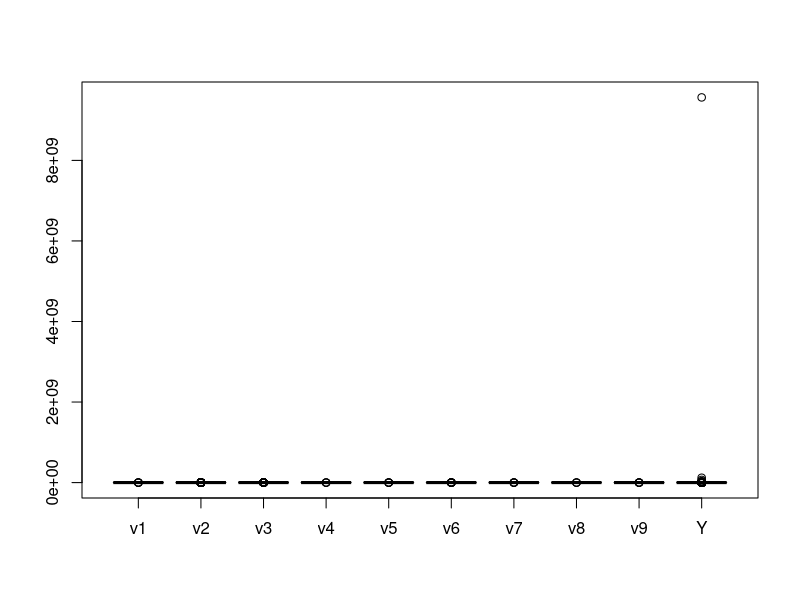

Write R code to recreate this figure.
# Calling Libraries (and installed the rest)
library(caret)

# Importing the Training and Testing data
training_data <- read.csv(file = 'train_ch.csv')
testing_data <- read.csv(file = 'test_ch.csv')

# Removing the 'X' column from Training and Testing data (the index column)
training_data <- training_data[-1]
testing_data <- testing_data[-1]

# # Graphical Observation
# plot(training_data, main="Training Data")
# plot(testing_data, main="Testing Data")

# Deleting the outliners to improve result, before we had to realize in which column we find the outliners
boxplot(training_data)$out
outliers <- boxplot(training_data$Y, plot=FALSE)$out
training_data_wo <- training_data[-which(training_data$Y %in% outliers),]

# Building our own `normalize()` function
normalize <- function(x) {
  num <- x - min(x)
  denom <- max(x) - min(x)
  return (num/denom)
}

# Normalizing the dataset
data_norm_train <- as.data.frame(lapply(training_data_wo[1:9], normalize))
data_norm_test <- as.data.frame(lapply(testing_data, normalize))

# Getting the Target Labels back in the normalized dataset
data_norm_train$Y <- training_data_wo[,10]

# # Checking the observational independence (correlation between variates)
# cor(data_norm_train$v1, data_norm_train$v2)
# cor(data_norm_train$v2, data_norm_train$v3)
# cor(data_norm_train$v3, data_norm_train$v4)
# cor(data_norm_train$v4, data_norm_train$v5)
# cor(data_norm_train$v5, data_norm_train$v6)
# cor(data_norm_train$v6, data_norm_train$v7)
# cor(data_norm_train$v7, data_norm_train$v8)
# cor(data_norm_train$v8, data_norm_train$v9)
# cor(data_norm_train$v9, data_norm_train$v1)

# Plotting the normalized dataset
# boxplot(data_norm_train, main="Preprocessed Training Data")
# boxplot(data_norm_test)

# Linear Regression
fit <- lm(formula = Y ~ v1*v2*v3*v4*v5*v6*v7*v8*v9, data = data_norm_train)
summary(fit)

# # Checking for Homoscedasticity
# par(mfrow=c(2,2))
# plot(fit)
# par(mfrow=c(1,1))

# Predictions of the fitted Linear Regression model
lmPredict <- predict(fit, newdata = data_norm_train)
lm_pred <- predict(fit, newdata = data_norm_test)

# RMSE for Linear Regression
RMSE(lmPredict, data_norm_train$Y)

# # kNN
# k-Fold Cross Validation
set.seed(500)
ctrl <- trainControl(method="repeatedcv", number = 10, repeats = 10)
knnFit <- train(Y ~ v1+v2+v3, data = data_norm_train, method = "knn", trControl = ctrl)

# # Selecting the best combination of model
# ctrl <- trainControl(method = "cv", number = 10)
# step_model <- train(Y ~., data = data_norm_train, method = "leapForward", trControl = ctrl)
# step_model$results
# step_model$bestTune
# summary(step_model$finalModel)

# Predictions of the fitted kNN model
knnPredict <- predict(knnFit, newdata = data_norm_train)
knn_pred <- predict(knnFit, newdata = data_norm_test)

# RMSE for kNN
RMSE(knnPredict, data_norm_train$Y)

# Saving the RData File
save(fit, knn_pred, lm_pred, file = "0063771_ARCHIT_challenge1.Rdata")